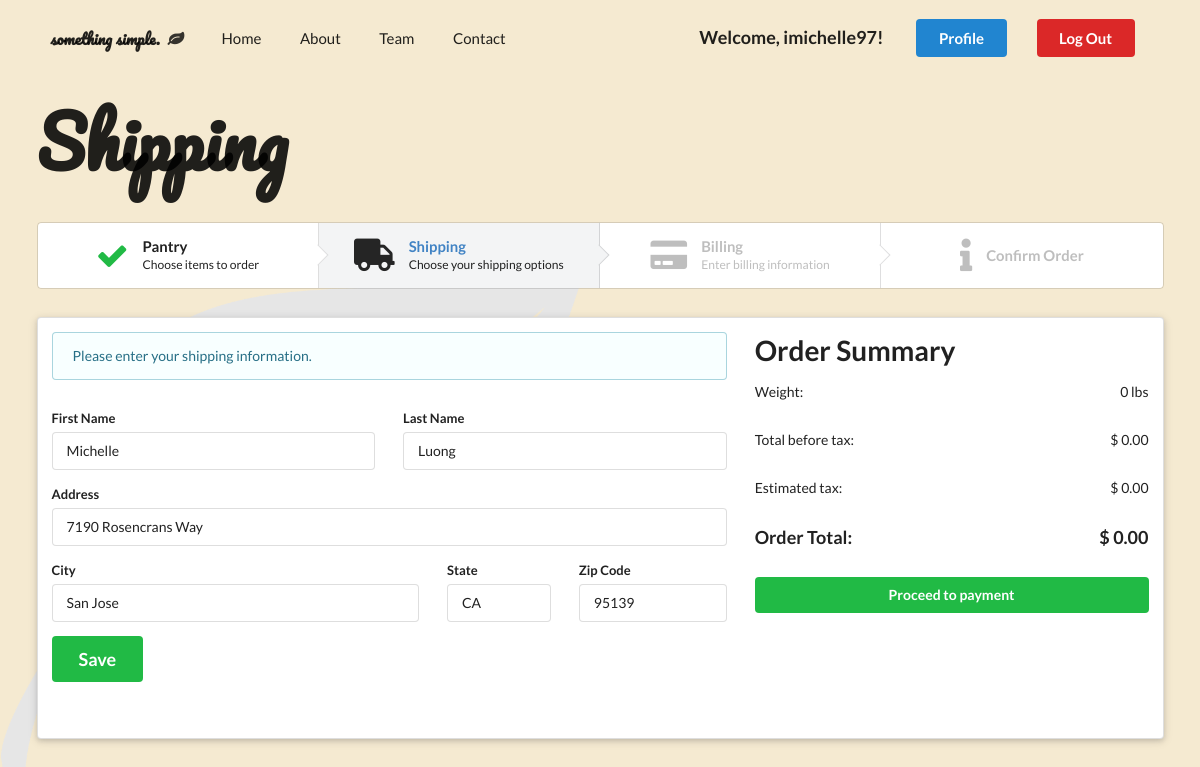
/shipping.php (signed in), run on the app's committed database.
### tables this page shows
CREATE TABLE `customer_profile` (
  `customer_id` int(11) NOT NULL,
  `first_name` varchar(128) DEFAULT NULL,
  `last_name` varchar(128) DEFAULT NULL,
  `username` varchar(128) DEFAULT NULL,
  `phone_number` varchar(128) DEFAULT NULL,
  `address` varchar(128) DEFAULT NULL,
  `city` varchar(128) DEFAULT NULL,
  `state` varchar(128) DEFAULT NULL,
  `zipcode` varchar(128) DEFAULT NULL,
  `card_type` varchar(128) DEFAULT NULL,
  `card_number` varchar(128) DEFAULT NULL,
  `cvc` varchar(128) DEFAULT NULL,
  `expiration_date` varchar(128) DEFAULT NULL
);

### shipping.php (the view, shortened to what this page needs)
<?php
  include('server.php');
  $weight = 0;
  $price = 0;
  $tax = 0;
  $orderTot = 0;
  $username = $_SESSION['username']['username'];
  $query = "SELECT * FROM customer_profile WHERE username='$username';";
  $results = mysqli_query($db, $query);
  if(mysqli_num_rows($results) == 1) {
    $profile = mysqli_fetch_assoc($results);
    $firstName = $profile['first_name'];
    $lastName = $profile['last_name'];
		$address = $profile['address'];
		$city = $profile['city'];
		$state = $profile['state'];
    $zipcode = $profile['zipcode'];
  } else if(mysqli_num_rows($results) == 0) {
    $profile = mysqli_fetch_assoc($results);
    $firstName = "-";
    $lastName = "-";
		$address = "-";
		$city = "-";
		$state = "-";
    $zipcode = "-";
    $card_type = "-";
		$card_number = "-";
		$cvc = "-";
		$expiration_date = "-";
  }
?>
<!DOCTYPE html>
<html>
<head>
  <link rel="stylesheet" type="text/css" href="https://cdnjs.cloudflare.com/ajax/libs/semantic-ui/2.3.3/semantic.css">
</head>
<body>
  <div class="pusher">
    <section id="shipping">
      <div class="navbar">
        <div class="ui container">
          <div class="ui large secondary menu">
            <div class="header item">
              <span>something simple.</span>
              <i class="leaf icon"></i>
            </div>
            <a class="item" href="home.php">Home</a>
            <a class="item">About</a>
            <a class="item">Team</a>
            <a class="item">Contact</a>
            <div class="right item">
              <h3>Welcome, <?php echo $_SESSION['username']['username']; ?>!</h3>
              <a class="ui primary button" href="profile.php">Profile</a>
              <a class="ui negative button" href="index.php">Log Out</a>
            </div>
          </div>
        </div>
      </div>
      <div class="ui container">
        <div class="row">
          <h1>Shipping</h1>
        </div>
        <div class="row">
          <div class="ui four small steps">
            <a href="pantry.php" class="completed link step">
              <i class="cart icon"></i>
              <div class="content">
                <div class="title">Pantry</div>
                <div class="description">Choose items to order</div>
              </div>
            </a>
            <div class="active step">
              <i class="truck icon"></i>
              <div class="content">
                <div class="title">Shipping</div>
                <div class="description">Choose your shipping options</div>
              </div>
            </div>
            <div class="disabled step">
              <i class="payment icon"></i>
              <div class="content">
                <div class="title">Billing</div>
                <div class="description">Enter billing information</div>
              </div>
            </div>
            <div class="disabled step">
              <i class="info icon"></i>
              <div class="content">
                <div class="title">Confirm Order</div>
              </div>
            </div>
          </div>
        </div>
      </div>
      <div class="ui raised segment container">
        <div class="ui grid">
          <div class="ui ten wide column">
            <div class="ui info message">
              Please enter your shipping information.
            </div>
            <div class="ui container">
              <form method="post" actions="shipping.php" class="ui form">
                <div class="ui grid">
                  <div class="eight wide column">
                    <div class="field">
                      <label>First Name</label>
                      <input type="text" name="first_name" value=<?php echo $firstName; ?>>
                    </div>
                  </div>
                  <div class="eight wide column">
                    <div class="field">
                      <label>Last Name</label>
                      <input type="text" name="last_name" value=<?php echo $lastName; ?>>
                    </div>
                  </div>
                </div>
                    <div class="field">
                      <label>Address</label>
                      <input type="text" name="address" id="street_number" onFocus="geolocate()" value="<?php echo $address; ?>">
                    </div>
                    <div class="ui grid">
                      <div class="ui nine wide column field">
                        <label>City</label>
                        <input type="text" name="city" id = "locality" value="<?php echo $city; ?>">
                      </div>
                      <div class="ui three wide column field">
                        <label>State</label>
                        <input type="text" name="state" id = "administrative_area_level_1" value="<?php echo $state; ?>">
                      </div>
                      <div class="ui four wide column field">
                        <label>Zip Code</label>
                        <input type="text" name="zipcode" id="postal_code" value="<?php echo $zipcode; ?>">
                      </div>
                      <div class="ui left aligned container">
                        <button type="submit" class="ui big green submit button" name="shipping_update">Save</button>
			                </div>
                </div>
              </form>
            </div>
          </div>
          <div class="ui six wide column">
            <h1>Order Summary</h1>
            <div class="ui grid">
              <div class="row">
                <div class="ten wide column">
                  <span>Weight:</span>
                </div>
                <div class="six wide column right floated right aligned">
                  <span><?php echo $weight." lbs"; ?></span>
                </div>
              </div>
              <div class="row">
                <div class="ten wide column">
                  <span>Total before tax:</span>
                </div>
                <div class="six wide column right floated right aligned">
                  <span><?php echo "$ ".number_format($price, 2); ?></span>
                </div>
              </div>
              <div class="row">
                <div class="ten wide column">
                  <span>Estimated tax:</span>
                </div>
                <div class="six wide column right floated right aligned">
                  <span><?php echo "$ ".number_format($tax, 2); ?></span>
                </div>
              </div>
              <div class="row">
                <div class="ten wide column">
                  <span><h3>Order Total:</h3></span>
                </div>
                <div class="six wide column right floated right aligned">
                  <span><h3><?php echo "$ ".number_format($orderTot, 2); ?></h3></span>
                </div>
              </div>
              <div class="row">
                <div class="sixteen wide column">
                  <?php
                    if(mysqli_num_rows($results) == 0 || $firstName == "-" || $lastName == "-" || $address == "-" || $city == "-" || $state == "-" || $zipcode == "-")
                    {
                        echo"<button class='ui disabled fluid green button'>Proceed to payment</button>";
                    }
                    else
                    {
                      echo "<a href='payment.php'>
                        <button class='ui fluid green button'>Proceed to payment</button>
                      </a>";
                    }
                    ?>
                </div>
              </div>
            </div>
          </div>
        </div>
      </div>
    </section>
  </div>
</body>
</html>

### shipping.php (style rules this page uses)
body { min-height: 700px; padding: 0.5em 0em; background: #F5EAD1 url('images/web-graphics/leaf-watermark.png'); background-size: 600px; background-repeat: no-repeat; background-position: left bottom; left: -2em; bottom: -2em; }
#shipping .container { margin-bottom: 2em; }
#shipping .container .header span { font-family: 'Pacifico', cursive; }
#shipping .container .header i { padding: 0 0.5em; }
#shipping .container .right .button { margin: 0 1em !important; }
#shipping .navbar .container .right h3 { margin: 0 1em !important; }
#shipping .container .row h1 { font-size: 5em; margin-bottom: 0.5em; font-family: 'Pacifico', cursive; }
#shipping .container .message { margin-bottom: 2em; }
#shipping .container .field { margin-bottom: 1em; }
#shipping .container .column { margin-bottom: 0; }

### data on the page
customer_profile: first_name "Michelle", last_name "Luong", address "7190 Rosencrans Way", city "San Jose", state "CA", zipcode "95139"

### other printed values
$_SESSION['username']['username'] "imichelle97"
$weight "0"
$price "0.00"
$tax "0.00"
$orderTot "0.00"
